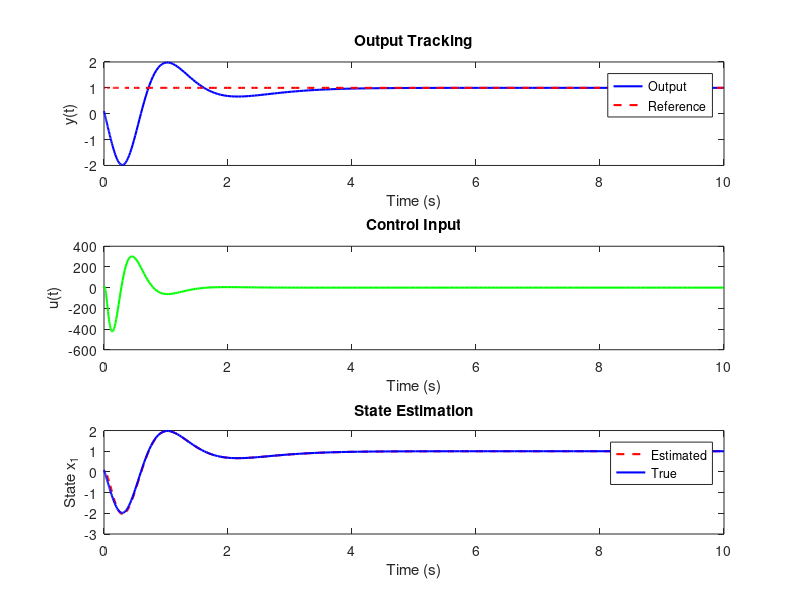

MATLAB code to generate this figure:
%% PI Control with State Observer Implementation
function main()
    % Parameters
    A = [-0.03, -100, 0;
          0, -0.02, 0.01;
          0, 0, -0.1]; % Example plant dynamics
    B = [0; 0; 1];     % Input matrix
    C = [1, 0, 0];     % Output matrix

    % Check controllability and observability
    if rank(ctrb(A, B)) ~= size(A, 1)
        error('System is not controllable');
    end
    if rank(obsv(A, C)) ~= size(A, 1)
        error('System is not observable');
    end

    % Desired closed-loop poles (for PI and observer)
    desired_PI_poles = [-5, -6, -7];       % Controller poles
    desired_observer_poles = [-8, -9, -10]; % Observer poles

    % Design state feedback gains (Kp)
    Kp = place(A, B, desired_PI_poles);

    % Add integral action (augment the system)
    Ai = [A, zeros(size(A, 1), 1);
         -C, 0];
    Bi = [B; 0];
    desired_augmented_poles = [-2, -3, -4, -5]; % PI control poles
    Ki = place(Ai, Bi, desired_augmented_poles);
    Kp_aug = Ki(1:end-1); % Extract state feedback gains
    Ki = Ki(end);         % Integral gain

    % Design observer gains (L)
    L = place(A', C', desired_observer_poles)';
    
    % Simulation parameters
    tspan = [0, 10];       % Simulation time
    x0 = [0.1; 0.1; 0.1];  % Initial states
    m0 = 0;                % Initial integral state
    xhat0 = [0; 0; 0];     % Initial state estimates
    r = 1;                 % Reference signal (step input)

    % Simulate the system
    [t, states] = ode45(@(t, x) system_dynamics(t, x, A, B, C, Kp_aug, Ki, L, r), tspan, [x0; m0; xhat0]);

    % Extract results
    x = states(:, 1:3);         % True states
    m = states(:, 4);           % Integral state
    xhat = states(:, 5:7);      % Estimated states
    y = C * x';                 % Output
    u = -Kp_aug * xhat' - Ki * m'; % Control input

    % Plot results
    figure;
    subplot(3, 1, 1);
    plot(t, y, 'b', 'LineWidth', 1.5);
    hold on;
    plot(t, r * ones(size(t)), 'r--', 'LineWidth', 1.5);
    title('Output Tracking');
    xlabel('Time (s)');
    ylabel('y(t)');
    legend('Output', 'Reference');

    subplot(3, 1, 2);
    plot(t, u, 'g', 'LineWidth', 1.5);
    title('Control Input');
    xlabel('Time (s)');
    ylabel('u(t)');

    subplot(3, 1, 3);
    plot(t, xhat(:, 1), 'r--', 'LineWidth', 1.5);
    hold on;
    plot(t, x(:, 1), 'b', 'LineWidth', 1.5);
    title('State Estimation');
    xlabel('Time (s)');
    ylabel('State x_1');
    legend('Estimated', 'True');
end

function dx = system_dynamics(t, x, A, B, C, Kp, Ki, L, r)
    % Extract states
    x_true = x(1:3);       % True states
    m = x(4);              % Integral state
    xhat = x(5:7);         % Estimated states

    % Compute control input
    u = -Kp * xhat - Ki * m;

    % True system dynamics
    dx_true = A * x_true + B * u;

    % Integral action dynamics
    dm = r - C * x_true;

    % Observer dynamics
    dxhat = A * xhat + B * u + L * (C * x_true - C * xhat);

    % Combine dynamics
    dx = [dx_true; dm; dxhat];
end
